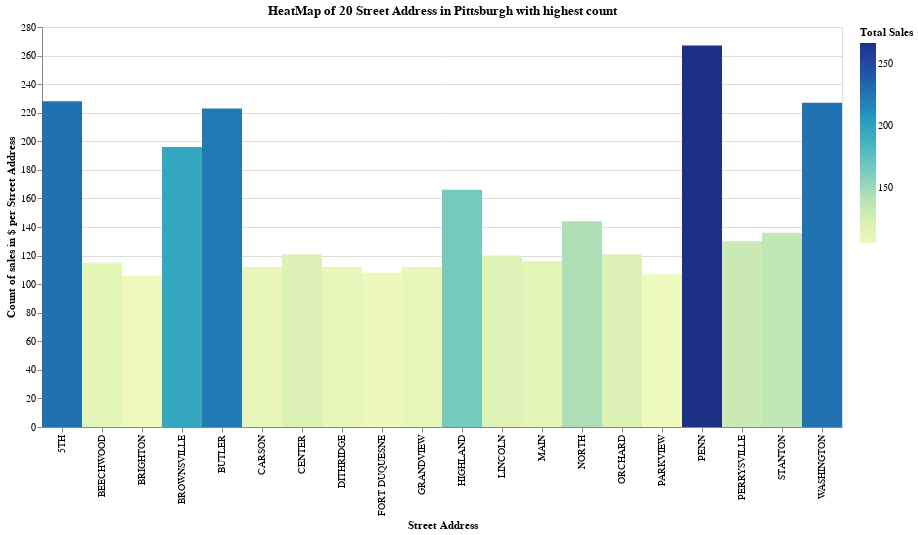

Notebook code cell kept with this figure:
### Code cell
propertySalesPriceStatistics
#create a heatmap
alt.Chart(streetAddressSales.head(20), title="Street Address").mark_rect().encode(
    x=alt.X("PROPERTYADDRESSSTREET:N", title="Street Address"),
    y=alt.Y("TotalSales:Q", title="Count of sales in $ per Street Address"),
    color=alt.Color('TotalSales:Q',title='Total Sales' ),
    tooltip=['PROPERTYADDRESSSTREET', 'TotalSales'],
).properties(
    title= "HeatMap of 20 Street Address in Pittsburgh with highest count",
    width=800,
    height= 400
)

### Figure 1 — Vega-Lite specification as saved in the notebook (floating-point values rounded to 4 significant figures)
{"config": {"view": {"continuousWidth": 300, "continuousHeight": 300}}, "data": {"name": "data-af46120a9f0b9bebaae2d1c13471b18d"}, "mark": {"type": "rect"}, "encoding": {"color": {"field": "TotalSales", "title": "Total Sales", "type": "quantitative"}, "tooltip": [{"field": "PROPERTYADDRESSSTREET", "type": "nominal"}, {"field": "TotalSales", "type": "quantitative"}], "x": {"field": "PROPERTYADDRESSSTREET", "title": "Street Address", "type": "nominal"}, "y": {"field": "TotalSales", "title": "Count of sales in $ per Street Address", "type": "quantitative"}}, "height": 400, "title": "HeatMap of 20 Street Address in Pittsburgh with highest count", "width": 800, "$schema": "https://vega.github.io/schema/vega-lite/v5.16.3.json", "datasets": {"data-af46120a9f0b9bebaae2d1c13471b18d": [{"PROPERTYADDRESSSTREET": "PENN", "TotalSales": 267}, {"PROPERTYADDRESSSTREET": "5TH", "TotalSales": 228}, {"PROPERTYADDRESSSTREET": "WASHINGTON", "TotalSales": 227}, {"PROPERTYADDRESSSTREET": "BUTLER", "TotalSales": 223}, {"PROPERTYADDRESSSTREET": "BROWNSVILLE", "TotalSales": 196}, {"PROPERTYADDRESSSTREET": "HIGHLAND", "TotalSales": 166}, {"PROPERTYADDRESSSTREET": "NORTH", "TotalSales": 144}, {"PROPERTYADDRESSSTREET": "STANTON", "TotalSales": 136}, {"PROPERTYADDRESSSTREET": "PERRYSVILLE", "TotalSales": 130}, {"PROPERTYADDRESSSTREET": "CENTER", "TotalSales": 121}, {"PROPERTYADDRESSSTREET": "ORCHARD", "TotalSales": 121}, {"PROPERTYADDRESSSTREET": "LINCOLN", "TotalSales": 120}, {"PROPERTYADDRESSSTREET": "MAIN", "TotalSales": 116}, {"PROPERTYADDRESSSTREET": "BEECHWOOD", "TotalSales": 115}, {"PROPERTYADDRESSSTREET": "CARSON", "TotalSales": 112}, {"PROPERTYADDRESSSTREET": "DITHRIDGE", "TotalSales": 112}, {"PROPERTYADDRESSSTREET": "GRANDVIEW", "TotalSales": 112}, {"PROPERTYADDRESSSTREET": "FORT DUQUESNE", "TotalSales": 108}, {"PROPERTYADDRESSSTREET": "PARKVIEW", "TotalSales": 107}, {"PROPERTYADDRESSSTREET": "BRIGHTON", "TotalSales": 106}]}}
